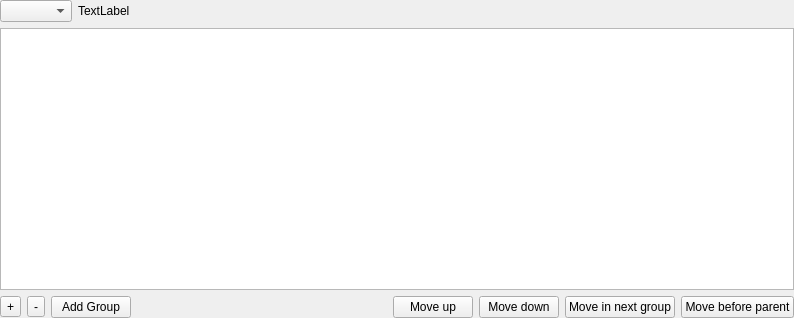
<?xml version="1.0" encoding="UTF-8"?>
<ui version="4.0">
 <class>InventoryCriteriaWidget</class>
 <widget class="QWidget" name="InventoryCriteriaWidget">
  <property name="geometry">
   <rect>
    <x>0</x>
    <y>0</y>
    <width>794</width>
    <height>318</height>
   </rect>
  </property>
  <property name="windowTitle">
   <string>Form</string>
  </property>
  <layout class="QVBoxLayout" name="verticalLayout">
   <property name="margin">
    <number>0</number>
   </property>
   <item>
    <layout class="QHBoxLayout" name="horizontalLayout_2">
     <item>
      <widget class="QComboBox" name="topLevelLogic"/>
     </item>
     <item>
      <widget class="QLabel" name="topLevelLogicText">
       <property name="text">
        <string>TextLabel</string>
       </property>
      </widget>
     </item>
     <item>
      <spacer name="horizontalSpacer_6">
       <property name="orientation">
        <enum>Qt::Horizontal</enum>
       </property>
       <property name="sizeHint" stdset="0">
        <size>
         <width>488</width>
         <height>20</height>
        </size>
       </property>
      </spacer>
     </item>
    </layout>
   </item>
   <item>
    <widget class="InventoryCriteriaView" name="criteria">
     <property name="rootIsDecorated">
      <bool>true</bool>
     </property>
     <property name="uniformRowHeights">
      <bool>true</bool>
     </property>
     <attribute name="headerVisible">
      <bool>false</bool>
     </attribute>
    </widget>
   </item>
   <item>
    <layout class="QHBoxLayout" name="horizontalLayout">
     <item>
      <widget class="QToolButton" name="addCriteria">
       <property name="toolTip">
        <string>Add expression as sibling of the current one</string>
       </property>
       <property name="text">
        <string>+</string>
       </property>
      </widget>
     </item>
     <item>
      <widget class="QToolButton" name="removeCriteria">
       <property name="toolTip">
        <string>Remove current expression</string>
       </property>
       <property name="text">
        <string>-</string>
       </property>
      </widget>
     </item>
     <item>
      <widget class="QPushButton" name="addGroup">
       <property name="toolTip">
        <string>Add group of expressions as sibling of the current one</string>
       </property>
       <property name="text">
        <string>Add Group</string>
       </property>
      </widget>
     </item>
     <item>
      <spacer name="horizontalSpacer">
       <property name="orientation">
        <enum>Qt::Horizontal</enum>
       </property>
       <property name="sizeHint" stdset="0">
        <size>
         <width>521</width>
         <height>20</height>
        </size>
       </property>
      </spacer>
     </item>
     <item>
      <widget class="QPushButton" name="moveUp">
       <property name="toolTip">
        <string/>
       </property>
       <property name="text">
        <string>Move up</string>
       </property>
      </widget>
     </item>
     <item>
      <widget class="QPushButton" name="moveDown">
       <property name="text">
        <string>Move down</string>
       </property>
      </widget>
     </item>
     <item>
      <widget class="QPushButton" name="moveIntoNextGroup">
       <property name="text">
        <string>Move in next group</string>
       </property>
      </widget>
     </item>
     <item>
      <widget class="QPushButton" name="moveBeforeParent">
       <property name="text">
        <string>Move before parent</string>
       </property>
      </widget>
     </item>
    </layout>
   </item>
  </layout>
 </widget>
 <customwidgets>
  <customwidget>
   <class>InventoryCriteriaView</class>
   <extends>QTreeView</extends>
   <header>FWAdminLib/inventory/InventoryCriteriaView.h</header>
  </customwidget>
 </customwidgets>
 <resources/>
 <connections/>
</ui>
